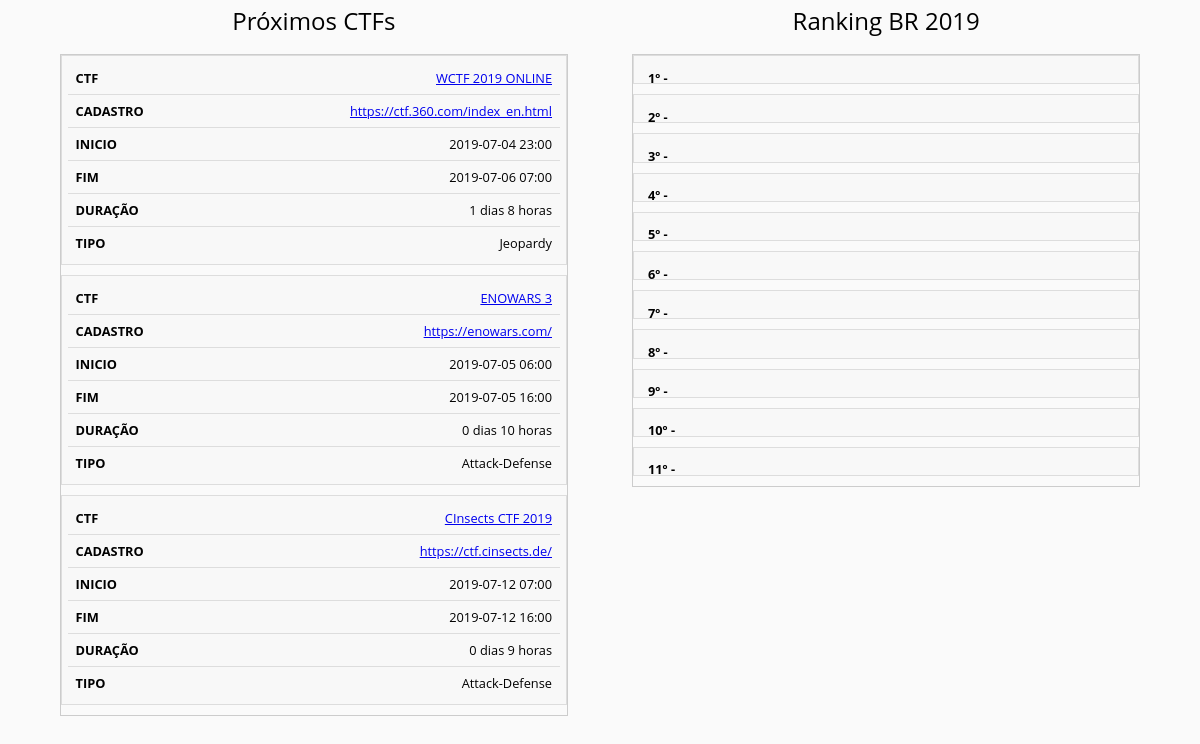
The page / on the database its author committed.
### tables this page shows
CREATE TABLE events(id INTEGER PRIMARY KEY, 
                    title TEXT, ctf_time_url TEXT, restrictions TEXT, start DATE, finish DATE, 
                    description TEXT, url TEXT, format TEXT, duration TEXT);

CREATE TABLE teams(id INTEGER PRIMARY KEY, 
                name TEXT, position INTEGER, points REAL);

### app.py (the view)
@app.route('/')
def index():
    db = DbHelper('ctftimebr/sqlite.db')
    db.connect_db()
    return render_template('index.html', ctf_list = db.list_ctf_events_by_limit(3),
                            team_list = db.list_ctf_teams_by_position())

### ctftimebr/models/dbhelper.py (called while the page is built)
    def __del__(self):
        self.cursor.close()

    def connect_db(self):
        self.db = sqlite3.connect(self.database)
        self.cursor = self.db.cursor()
        self.db.text_factory = str

    def list_ctf_events_by_limit(self, limit):
        sql = ''' SELECT * FROM events where finish > date('now')
                ORDER BY date(start) ASC LIMIT {}'''.format(limit)
        print (sql)
        self.cursor.execute(sql)
        return self.cursor.fetchall()

    def list_ctf_teams_by_position(self):
        self.cursor.execute(''' SELECT * FROM teams ORDER BY (position) ASC''')
        return self.cursor.fetchall()

### templates/index.html (shortened to what this page needs)
<!doctype html>
<html lang="en">
<head>
</head>
<body>
    <div>
        <div class="div-events">
            <table>
                <caption>
                    Próximos CTFs
                </caption>
                <tbody>
                    {% for ctf in ctf_list %}
                    <tr>
                        <td scope="row" data-label="CTF">
                            <a href="{{ ctf[2] }}">{{ ctf[1] }}</a>
                        </td>
                        <td scope="row" data-label="Cadastro">
                            <a href="{{ ctf[7] }}">{{ ctf[7] }}</a>
                        </td>
                        <td scope="row" data-label="Inicio"> {{ ctf[4] }} </td>
                        <td scope="row" data-label="Fim"> {{ ctf[5] }} </td>
                        <td scope="row" data-label="Duração"> {{ ctf[9] }} </td>
                        <td scope="row" data-label="Tipo"> {{ ctf[8] }} </td>
                    </tr>
                    {% endfor %}
                </tbody>
            </table>
        </div>
        <div class="div-teams">
            <table>
                <caption>
                    Ranking BR 2019
                </caption>
                <tbody>
                    {% for team in team_list %}
                    <tr>
                        <td scope="row" data-label="{{ team[2] }}º - {{ team[1] }}">
                        </td>
                    </tr>
                    {% endfor %}
                </tbody>
            </table>
        </div>
    </div>
</body>
</html>

### templates/index.html (style rules this page uses)
body { font-family: "Open Sans", sans-serif; line-height: 1.25; background-color: #fafafa; margin: 0 auto; width: 90%; }
table { border: 1px solid #ccc; border-collapse: collapse; margin: 0; padding: 0; width: 100%; }
table caption { font-size: 1.5em; margin: .25em 0 .75em; }
table tr { background: #f8f8f8; border-bottom: 3px solid #ddd; display: block; margin-bottom: .625em; border: 1px solid #ddd; padding: .35em; }
table td { border-bottom: 1px solid #ddd; display: block; font-size: .8em; text-align: right; }
table th, table td { padding: .625em; }
table td:before { content: attr(data-label); float: left; font-weight: bold; text-transform: uppercase; }
table td:last-child { border-bottom: 0; }
.div-events { width: 47%; display: inline-block; }
.div-teams { width: 47%; float: right; }

### rows shown on the page
events: title "WCTF 2019 ONLINE", url "https://ctf.360.com/index_en.html", start "2019-07-04 23:00", finish "2019-07-06 07:00", duration "1 dias 8 horas", format "Jeopardy"
events: title "ENOWARS 3", url "https://enowars.com/", start "2019-07-05 06:00", finish "2019-07-05 16:00", duration "0 dias 10 horas", format "Attack-Defense"
events: title "CInsects CTF 2019", url "https://ctf.cinsects.de/", start "2019-07-12 07:00", finish "2019-07-12 16:00", duration "0 dias 9 horas", format "Attack-Defense"
teams: position 1 (drawn)
teams: position 2 (drawn)
teams: position 3 (drawn)
teams: position 4 (drawn)
teams: position 5 (drawn)
teams: position 6 (drawn)
teams: position 7 (drawn)
teams: position 8 (drawn)
teams: position 9 (drawn)
teams: position 10 (drawn)
teams: position 11 (drawn)
